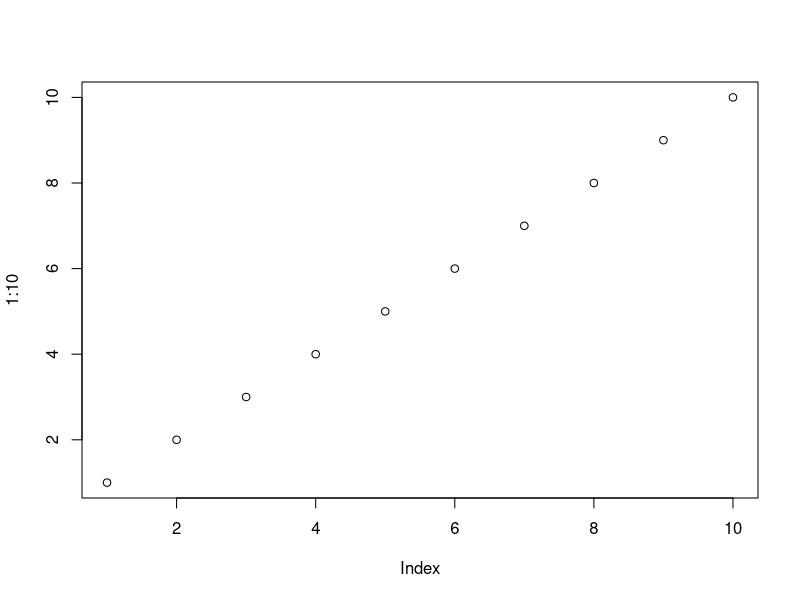
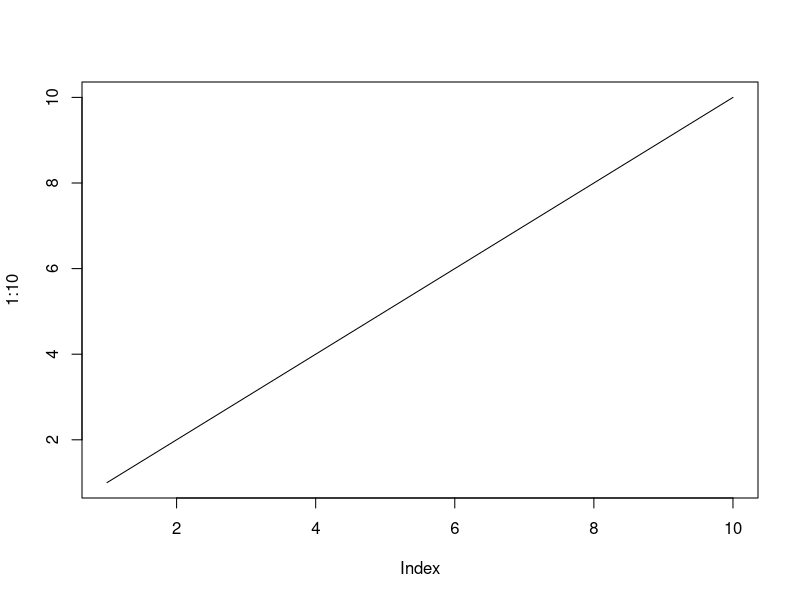

Generate these figures, in order, with R: (Note: this script raises an error after producing the figures.)
## ---- chunk 1
## Let's create a first plot:
.dummySymbol1 <- plot(1:10)

## And create another plot to demonstrate image file names:
.dummySymbol2 <- plot(1:10, type="l")
## ---- chunk 2
## Read in the two image files:
file1 <- base64enc::base64encode("figure/MY-FIRST-CHUNK-1.png")
file2 <- base64enc::base64encode("figure/MY-FIRST-CHUNK-2.png")

## Let's generate the img tags:
img1 <- sprintf('<img src="data:image/png;base64,%s"/>', file1)
img2 <- sprintf('<img src="data:image/png;base64,%s"/>', file2)
